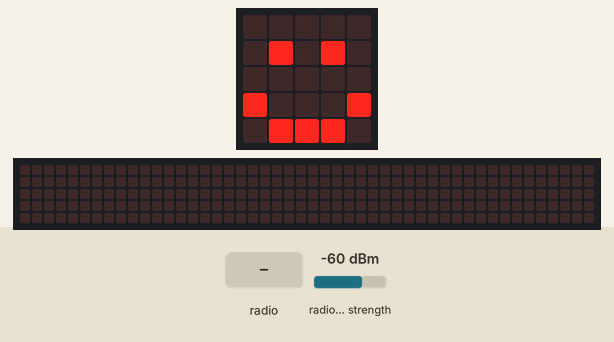
Simulated run of this program. Board: BBC micro:bit running MicroPython. Shown: the board's 5×5 LED display, a strip that is not on the board, showing the scrolling text unrolled. Inputs (shaded band) come from the test bench; at power-on: radio signal strength -60 dBm. The 48×5 strip is a reading aid, not a part: it shows the text the display is scrolling, unrolled, one strip-width of it at a time.

Above: at 1.2 s.
1.3 s: radio message "1" arrives
At 1.37 s:
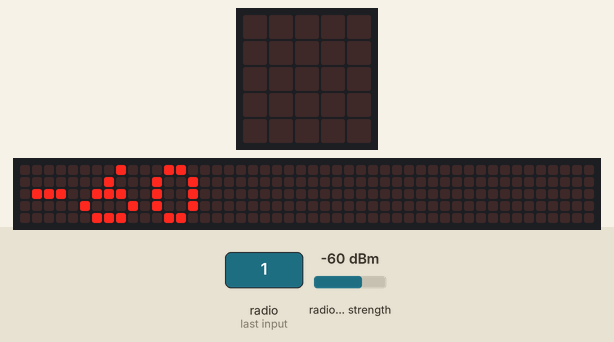
At 4.7 s:
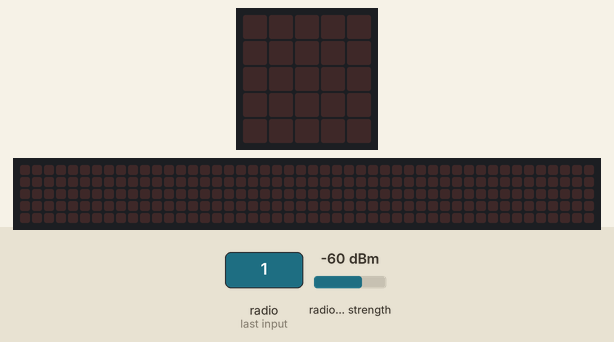
Timing chart, 0 to 6.2 s (numbered marks = the images above; inputs shaded):
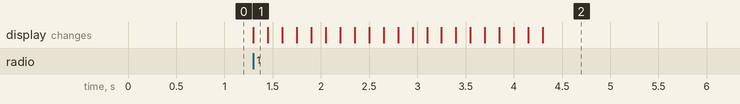

Measured:
- after the input at 1.3 s, the display: changes at once (image 1)

The program:

radio_client.py
```python
from microbit import *
import radio

display.show(Image.HAPPY)

radio.on()

while True:
    details = radio.receive_full()
    if details:
        msg, rssi, timestamp = details
        display.scroll(rssi)
```
